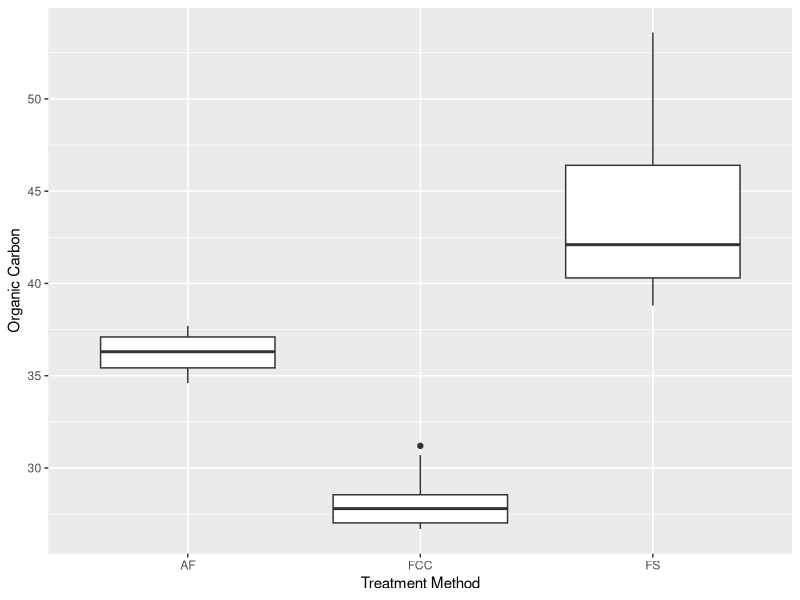

Generate this figure with R:
wastewater_data = read.csv('wastewater.csv', header = TRUE)
head(wastewater_data)
#     AF   FS  FCC
# 1 34.6 38.8 26.7
# 2 35.1 39.0 26.7
# 3 35.3 40.1 27.0
# 4 35.8 40.9 27.1
# 5 36.1 41.0 27.5
# 6 36.5 43.2 28.1
wastewater_df = data.frame(wastewater_data)
attach(wastewater_df)

data = data.frame(
  Method = rep(c("AF", "FS", "FCC"), each = 10),
  Organic_Carbon = c(AF, FS, FCC)
)

# a.
model = aov(Organic_Carbon ~ Method, data = data)
summary(model)
#             Df Sum Sq Mean Sq F value   Pr(>F)    
# Method       2 1251.5   625.8   60.63 1.03e-10 ***
# Residuals   27  278.7    10.3                     
# ---
# Signif. codes:  0 ‘***’ 0.001 ‘**’ 0.01 ‘*’ 0.05 ‘.’ 0.1 ‘ ’ 1

# b.
library(ggplot2)
ggplot(data, aes(x = Method, y = Organic_Carbon)) +
  geom_boxplot() +
  labs(x = "Treatment Method", y = "Organic Carbon")